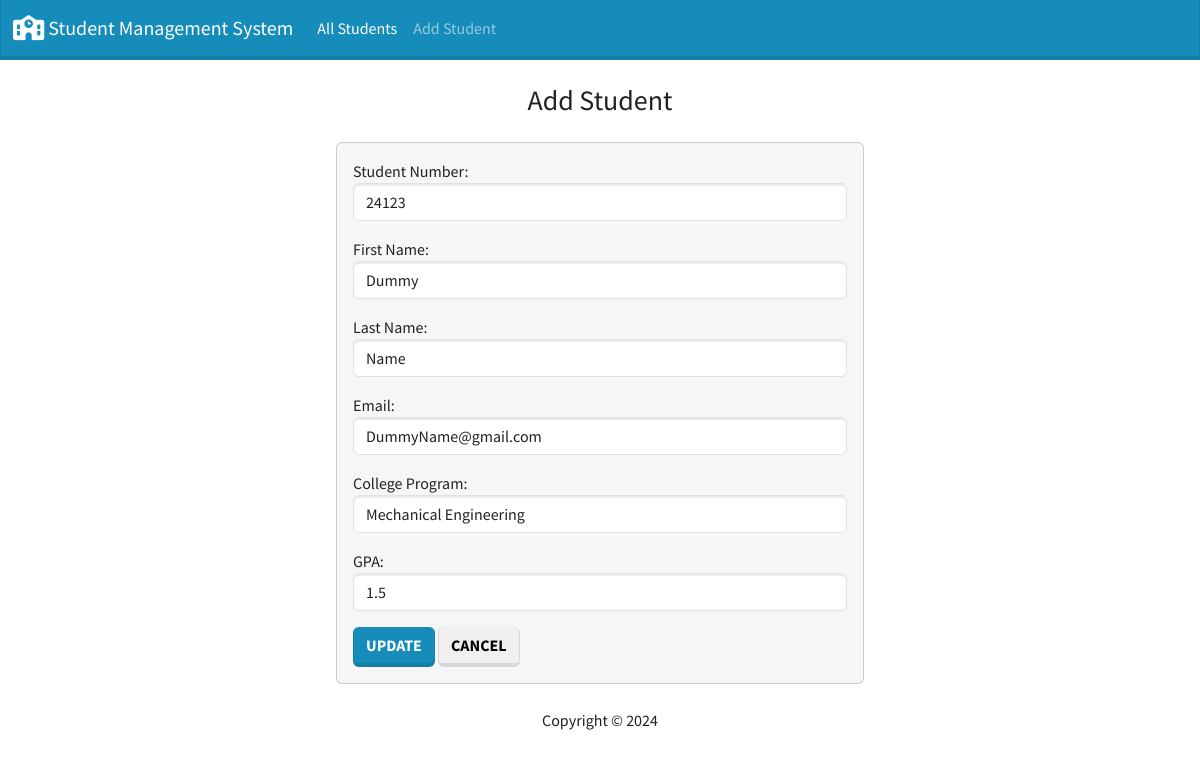
Page /edit/1/ on the committed database.
### students/models.py (models this page shows, shortened)
class Student(models.Model):
    student_number = models.PositiveIntegerField()
    first_name = models.CharField(max_length=50)
    last_name = models.CharField(max_length=50)
    email = models.CharField(max_length=100)
    college_program = models.CharField(max_length=100)
    gpa = models.FloatField()

### students/views.py (the view)
# urls.py: path('edit/<int:id>/', views.edit, name='edit'),
def edit(request, id):
    if request.method == "POST":
        student = Student.objects.get(pk=id)
        form = StudentForm(request.POST, instance=student)
        if form.is_valid():
            form.save()
            return render(request, 'students/edit.html', {
                'form': form,
                'success': True
            })
    else:
        student = Student.objects.get(pk=id)
        form = StudentForm(instance=student)
        return render(request, 'students/edit.html', {
            'form': form
        })

### students/forms.py
class StudentForm(forms.ModelForm):
    class Meta:
        model = Student
        fields = ['student_number', 'first_name', 'last_name', 'email', 'college_program', 'gpa']
        labels = {
            'student_number': 'Student Number',
            'first_name': 'First Name',
            'last_name': 'Last Name',
            'email': 'Email',
            'college_program': 'College Program',
            'gpa': 'GPA'
        }
        widgets = {
            'student_number': forms.NumberInput(attrs={'class': 'form-control'}),
            'first_name': forms.TextInput(attrs={'class': 'form-control'}),
            'last_name': forms.TextInput(attrs={'class': 'form-control'}),
            'email': forms.EmailInput(attrs={'class': 'form-control'}),
            'college_program': forms.TextInput(attrs={'class': 'form-control'}),
            'gpa': forms.NumberInput(attrs={'class': 'form-control'})
        }

### students/templates/students/edit.html (shortened to what this page needs)
{% extends 'students/app-layout.html' %}
{% block content %}
    <h3 class="text-center m-4">Add Student</h3>
    {% if success %}
        <div class="alert alert-success" role="alert">
            Student updated successfully
            <a href='{% url "index" %}' class="alert-link">Go to Home Page.</a>
        </div>
    {% else %}
        <div class="row justify-content-center">
            <div class="col-6">
                <div class="card bg-light ms-4 me-4 mb-4">
                    <div class="card-body">
                        <form action="" method="POST">
                            {{ form.as_p }}
                            <button type="submit" class="btn btn-primary">Update</button>
                            <a href="{% url 'index' %}" class="btn btn-secondary">Cancel</a>
                        </form>
                    </div>
                </div>
            </div>
        </div>
    {% endif %}
{% endblock %}

### rows in the picture
Student: student_number "24123", first_name "Dummy", last_name "Name", email "DummyName@gmail.com", college_program "Mechanical Engineering", gpa "1.5"
